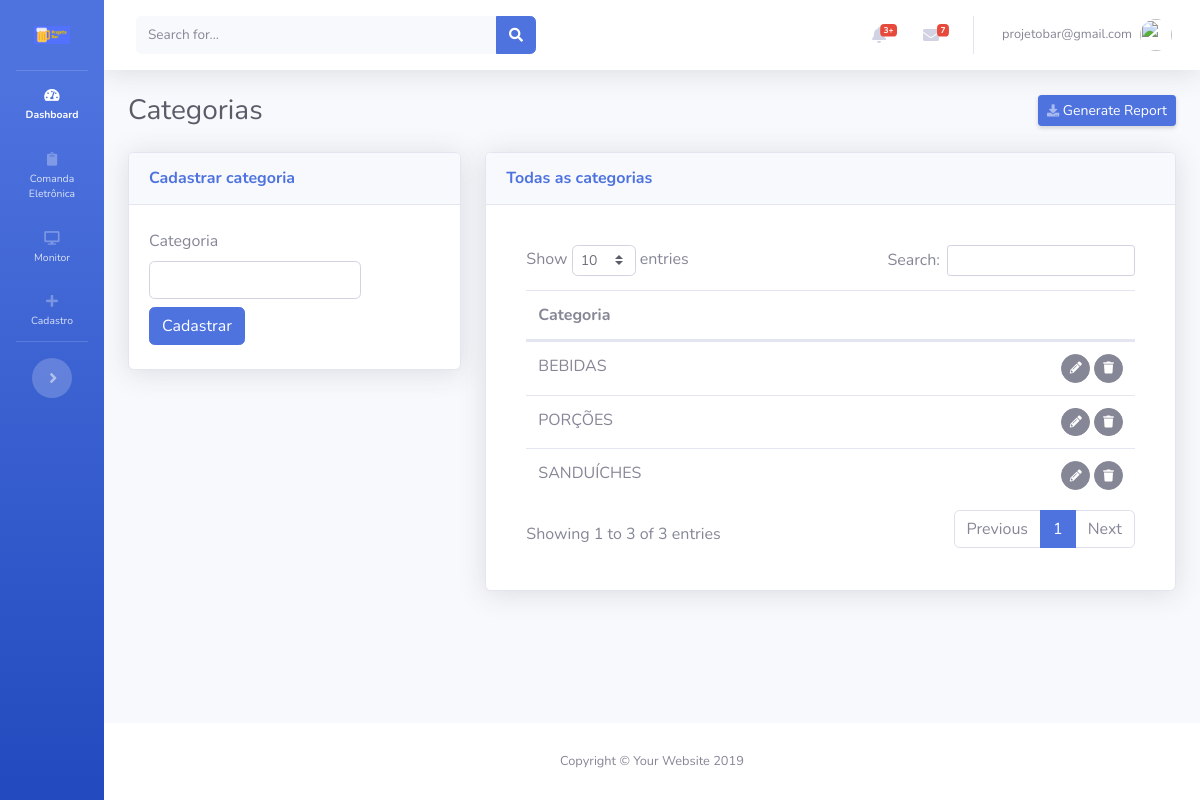
Page /views/categorias/Cadastrar.php (signed in) on the earlier database version.
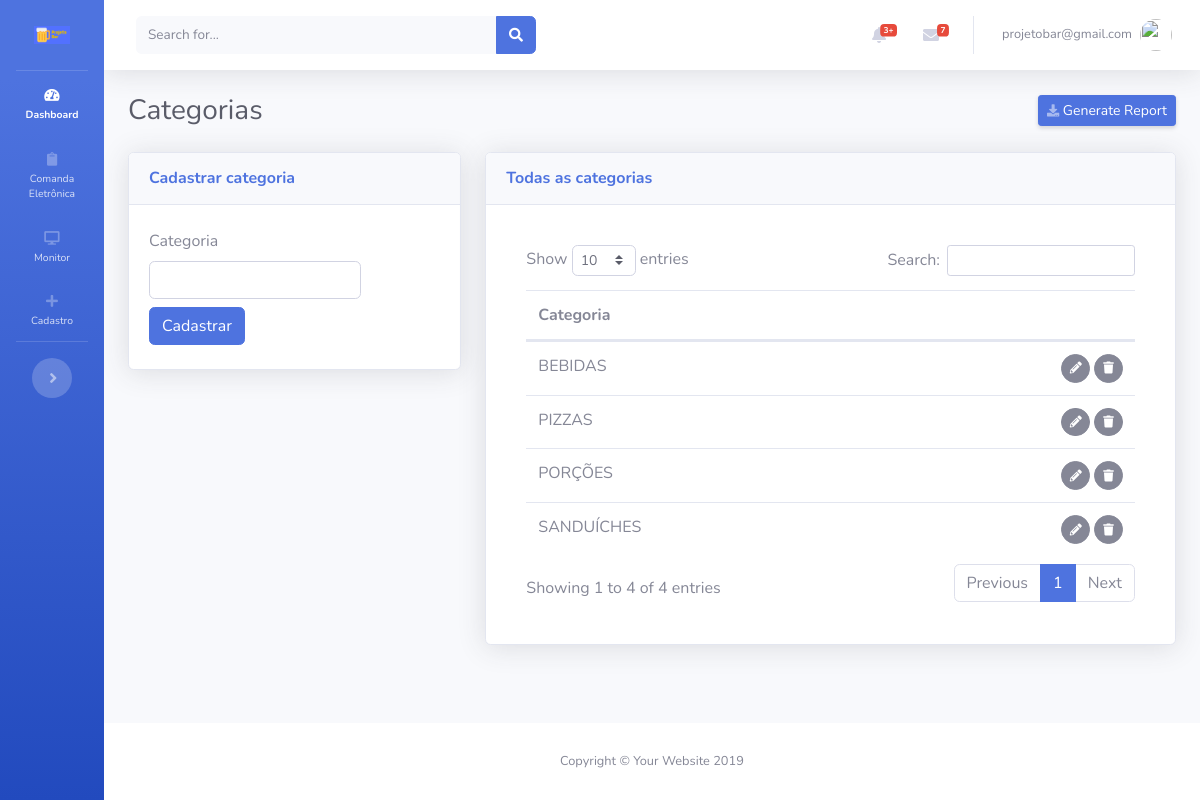
Same page on the later database version.
### tables this page shows
CREATE TABLE IF NOT EXISTS `categorias` (
  `id` int(11) NOT NULL AUTO_INCREMENT,
  `categoria` varchar(200) NOT NULL,
  `usuario` int(11) NOT NULL COMMENT 'FK',
  `cadastro` datetime NOT NULL,
  `modificado` datetime NOT NULL,
  PRIMARY KEY (`id`)
);

### config.php (called while the page is built, shortened)
<?php
$app_token= 'appbar1';

### controllers/sidebar/ControllerSidebarToggle.php (called while the page is built)
<?php
$sqlCosultaToggle="SELECT * FROM sidebar WHERE id_usuario = '".$_SESSION['id'.$app_token]."' LIMIT 1";
$resultCosultaToggle=mysqli_query($conecta,$sqlCosultaToggle);
$CosultaToggle=mysqli_fetch_assoc($resultCosultaToggle);

### views/categorias/templates/FormularioExibir.php (the view, shortened to what this page needs)
<div class="card shadow mb-12">
  <div class="card-header py-3">
    <h6 class="m-0 font-weight-bold text-primary">Todas as categorias</h6>
  </div>
  <div class="card-body">
    <?php
    $sql="SELECT * FROM categorias ORDER BY categoria ASC";
    if ($result=mysqli_query($conecta,$sql))
    {
      ?>
      <div class="card-body">
        <div class="table-responsive">
          <table class="table cell-border table-hover" id="dataTable" width="100%" cellspacing="0">
            <thead>
              <tr>
                <th colspan="2">Categoria</th>
              </tr>
            </thead>
            <tfoot>
              <tbody>
                <?php
                while ($row=mysqli_fetch_assoc($result))
                {
                 ?>
                 <tr>
                  <td>
                    <?php echo $row['categoria'];?>
                  </td>
                  <td align="right">
                    <span id="acoes">
                      <button class="btn btn-secondary btn-circle btn-sm botaoEditarCategoriaTransicao" idcategoria="<?=$row['id']?>">
                        <i class="fas fa-pencil-alt"></i></button>
                        <button class="btn btn-secondary btn-circle btn-sm botaoVerificaProdutosVinculados"  idcategoria="<?=$row['id']?>"> <i class="fas fa-trash"></i>
                        </span>
                      </td>
                    </tr>
                    <?php
                  }
                  ?>
                </tbody>
              </table>
            </div>
          </div>
          <?php
        }
        ?>
      </div>
    </div>

### inc/header.php (shortened to what this page needs)
<!DOCTYPE html>
<html lang="en">
<head>
  <link href="<?php echo BASEURL; ?>vendor/fontawesome-free/css/all.min.css" rel="stylesheet" type="text/css">
  <link href="<?php echo BASEURL; ?>css/sb-admin-2.css" rel="stylesheet">
</head>
  <?php include_once($ControllerSidebarToggle); ?>

### views/categorias/Cadastrar.php (shortened to what this page needs)
<?php
$app_page_name="categorias";
include ('../../config.php');
include('../../inc/header.php');
?>
<link href="<?php echo BASEURL;?>vendor/datatables/dataTables.bootstrap4.min.css" rel="stylesheet">
<body id="page-top">
  <div id="wrapper">
    <?php include('../../inc/sidebar.php'); ?>
    <div id="content-wrapper" class="d-flex flex-column">
      <div id="content">
       <?php include('../../inc/topbar.php'); ?>
       <div class="container-fluid">
        <div class="d-sm-flex align-items-center justify-content-between mb-4">
          <h1 class="h3 mb-0 text-gray-800"><?php echo ucfirst($app_page_name); ?></h1>
          <a href="#" class="d-none d-sm-inline-block btn btn-sm btn-primary shadow-sm"><i class="fas fa-download fa-sm text-white-50"></i> Generate Report</a>
        </div>
        <div id="contentTemplateMaster">
         <?php include ('templates/TemplateMaster.php'); ?>
       </div>
     </div>
   </div>
 </div>
</div>
<?php include('../../inc/footer.php'); ?>

### inc/sidebar.php (shortened to what this page needs)
    <ul class="navbar-nav bg-gradient-primary sidebar sidebar-dark accordion  <?php echo $CosultaToggle['status']; ?>" id="accordionSidebar">
      <a class="sidebar-brand d-flex align-items-center justify-content-center" href="<?php echo BASEURL.'index.php'; ?>">
        <img src="<?php echo BASEURL;?>img/logo_azul_small.png" width="50%">
    </a>
    <hr class="sidebar-divider my-0">
    <li class="nav-item active">
      <a class="nav-link" href="<?php echo BASEURL.'index.php'; ?>">
        <i class="fas fa-fw fa-tachometer-alt"></i>
        <span>Dashboard</span></a>
      </li>
      <li class="nav-item">
        <a class="nav-link collapsed" href="#" data-toggle="collapse" data-target="#collapsePage1" aria-expanded="true" aria-controls="collapsePages">
          <i class="fas fa-clipboard"></i>
          <span>Comanda Eletrônica</span>
        </a>
    </li>
    <li class="nav-item">
      <a class="nav-link collapsed" href="#" data-toggle="collapse" data-target="#collapsePage2" aria-expanded="true" aria-controls="collapsePages">
        <i class="fas fa-desktop"></i>
        <span>Monitor</span>
      </a>
  </li>
  <li class="nav-item">
    <a class="nav-link collapsed" href="#" data-toggle="collapse" data-target="#collapsePages3" aria-expanded="true" aria-controls="collapsePages">
      <i class="fas fa-plus"></i>
      <span>Cadastro</span>
    </a>
</li>
  <hr class="sidebar-divider d-none d-md-block">
  <div class="text-center d-none d-md-inline">
    <button class="rounded-circle border-0" id="sidebarToggle" name="sidebarToggle"></button>
  </div>
</ul>

### inc/topbar.php (shortened to what this page needs)
<nav class="navbar navbar-expand navbar-light bg-white topbar mb-4 static-top shadow">
  <form class="d-none d-sm-inline-block form-inline mr-auto ml-md-3 my-2 my-md-0 mw-100 navbar-search">
    <div class="input-group">
      <input type="text" class="form-control bg-light border-0 small" placeholder="Search for..." aria-label="Search" aria-describedby="basic-addon2">
      <div class="input-group-append">
        <button class="btn btn-primary" type="button">
          <i class="fas fa-search fa-sm"></i>
        </button>
      </div>
    </div>
  </form>
  <ul class="navbar-nav ml-auto">
    <li class="nav-item dropdown no-arrow mx-1">
      <a class="nav-link dropdown-toggle" href="#" id="alertsDropdown" role="button" data-toggle="dropdown" aria-haspopup="true" aria-expanded="false">
        <i class="fas fa-bell fa-fw"></i>
        <span class="badge badge-danger badge-counter">3+</span>
      </a>
    </li>
    <li class="nav-item dropdown no-arrow mx-1">
      <a class="nav-link dropdown-toggle" href="#" id="messagesDropdown" role="button" data-toggle="dropdown" aria-haspopup="true" aria-expanded="false">
        <i class="fas fa-envelope fa-fw"></i>
        <span class="badge badge-danger badge-counter">7</span>
      </a>
    </li>
    <li class="nav-item dropdown no-arrow">
      <a class="nav-link dropdown-toggle" href="#" id="userDropdown" role="button" data-toggle="dropdown" aria-haspopup="true" aria-expanded="false">
        <span class="mr-2 d-none d-lg-inline text-gray-600 small"><?php echo $_SESSION['login'.$app_token]; ?></span>
        <img class="img-profile rounded-circle" src="https://source.unsplash.com/QAB-WJcbgJk/60x60">
      </a>
    </li>
  </ul>
</nav>

### views/categorias/templates/TemplateMaster.php (shortened to what this page needs)
<?php
$FormularioCadastrar = $_SERVER['DOCUMENT_ROOT'];
$FormularioCadastrar .= BASEURL . "views/categorias/templates/FormularioCadastrar.php";
$FormularioExibir = $_SERVER['DOCUMENT_ROOT'];
$FormularioExibir .= BASEURL . "views/categorias/templates/FormularioExibir.php";
?>
<div class="row">
<div class="col-xl-4 col-lg-5">
<?php include ($FormularioCadastrar); ?>
</div>
<div class="col-xl-8 col-lg-7">
<?php include ($FormularioExibir); ?>

### views/categorias/templates/FormularioCadastrar.php
<div class="card shadow mb-4 FormularioCadastrarCategoria">
  <div class="card-header py-3">
    <h6 class="m-0 font-weight-bold text-primary">Cadastrar categoria</h6>
  </div>
  <div class="card-body">
    <div class="row">
      <div class="col-8 col-md-10 col-xl-9 col-lg-9 py-1">
        <label>Categoria</label>
        <input type="text" id="categoria" class="form-control"  required />
      </div>
    </div>
      <div class="row">
      <div class="col-2 col-md-2 col-xl-1 col-lg-1 py-1">
      <button class="btn btn-primary" id="botaoCadastrarCategoria">Cadastrar</button>
      </div>
    </div>
  </div>
</div>

### inc/footer.php (shortened to what this page needs)
      <footer class="sticky-footer bg-white">
        <div class="container my-auto">
          <div class="copyright text-center my-auto">
            <span>Copyright &copy; Your Website 2019</span>
          </div>
        </div>
      </footer>
    </div>
  </div>
</body>
</html>

Differences in the rows shown:
added categorias: categoria "PIZZAS"
Other differences:
text written by a page script: "Show entries Search: Showing 1 to 3 of 3 entries Previous 1 Next" → "Show entries Search: Showing 1 to 4 of 4 entries Previous 1 Next"
